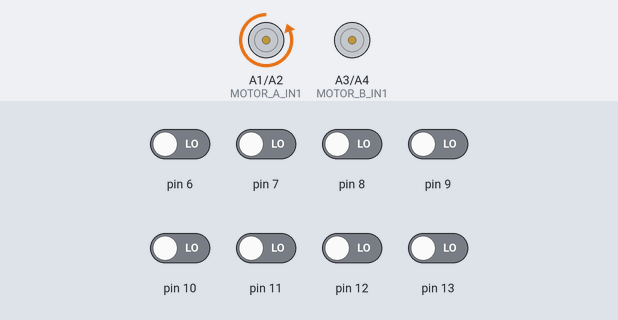
Bench run of a sketch on a simulated Arduino Uno, built with avr-gcc and run on an emulated ATmega328P. On the bench: motor-driver pin pairs drawn as motors (green arrow = first pin HIGH = forward, orange = second pin HIGH = backward, longer = more drive). The test bench sets the inputs (shaded band); at power-on: pin 6–13 LOW. Random numbers use the default seed unless the sketch sets one.

Above: at 12.4 s.
12.5 s: pin 7 driven HIGH
At 13.5 s:
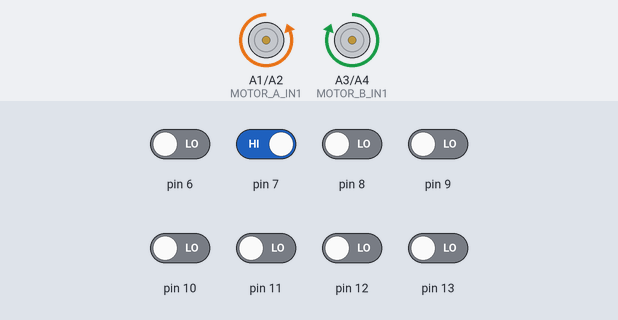
14.0 s: pin 9 driven HIGH
At 14.7 s:
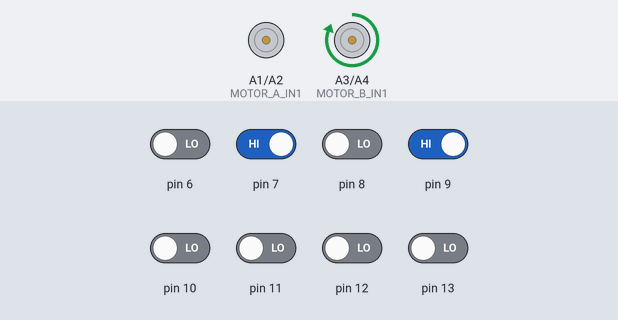
15.5 s: pin 9 driven LOW
At 15.9 s:
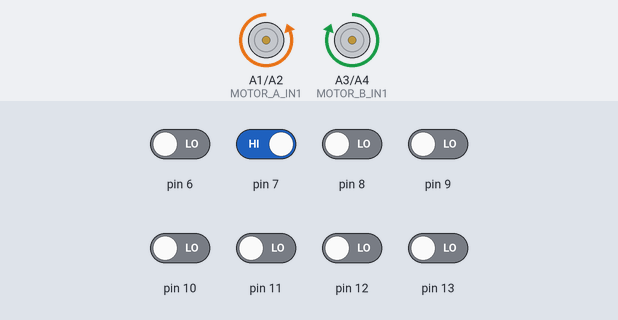
17.0 s: pin 7 driven LOW
At 18.2 s:
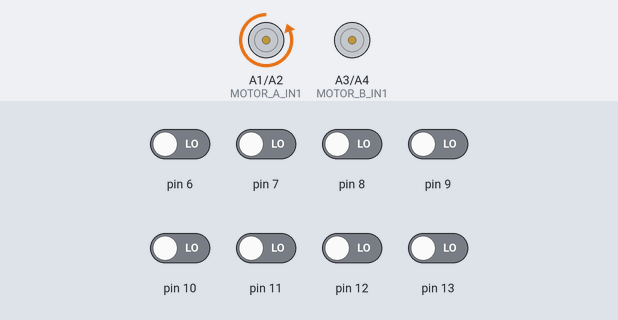
Timing chart, 0 to 19.5 s (numbered marks = the images above; inputs shaded):
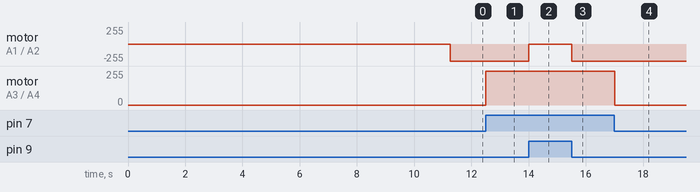

Measured:
- after the input at 12.5 s, motor on A3 (MOTOR_B_IN1) / A4 (MOTOR_B_IN2): stopped → forward 255/255 at once
- after the input at 14.0 s, motor on A1 (MOTOR_A_IN1) / A2 (MOTOR_A_IN2): backward 255/255 → stopped at once
- after the input at 15.5 s, motor on A1 (MOTOR_A_IN1) / A2 (MOTOR_A_IN2): stopped → backward 255/255 at once
- after the input at 17.0 s, motor on A3 (MOTOR_B_IN1) / A4 (MOTOR_B_IN2): forward 255/255 → stopped at once

The sketch:

test_linefollower.ino
```cpp
#include <QTRSensors.h>


// definiowanie pinow
 const int MOTOR_A_IN1 = A1;  // Prawy silnik
 const int MOTOR_A_IN2 = A2;  // Prawy silnik
 const int MOTOR_B_IN1 = A3; // Lewy silnik
 const int MOTOR_B_IN2 = A4;  // Lewy silnik


QTRSensors qtr;
const uint8_t SensorCount = 8;
uint16_t sensorValues[SensorCount];
int clickCount = 0;           // Licznik kliknięć
unsigned long startTime = 0;  // Czas startu odliczania
bool lastButtonState = HIGH;  // Poprzedni stan przycisku


 void setup()
{
 Serial.begin(9600);
  pinMode(MOTOR_A_IN1, OUTPUT);
  pinMode(MOTOR_A_IN2, OUTPUT);
  pinMode(MOTOR_B_IN1, OUTPUT);
  pinMode(MOTOR_B_IN2, OUTPUT);


// configure the sensors
  qtr.setTypeRC();
  qtr.setSensorPins((const uint8_t[]){6, 7, 8, 9, 10, 11, 12, 13}, 8);
  qtr.setEmitterPin(2);


   int i;
  for (i = 0; i < 250; i++)  // make the calibration take about 5 seconds
  {
    qtr.calibrate();
    delay(20);
  }
  }


// ZATRZYMANIE ROBOTA
void stopMotors() {

  analogWrite(MOTOR_A_IN1, 0);
  analogWrite(MOTOR_A_IN2, 0);
  analogWrite(MOTOR_B_IN1, 0);
  analogWrite(MOTOR_B_IN2, 0);
}

// LEWY SILNIK
void leftMotor(int speed, bool forward) {
  if (forward) {
    analogWrite(A3, speed); //Silnik A - obroty w lewo
    analogWrite(A4, 0);
  } else {
    analogWrite(A3, 0); //Silnik A - obroty w prawo
    analogWrite(A4, speed);
  }
}

// PRAWY SILNIK
void rightMotor(int speed, bool forward) {
  if (forward) {
    analogWrite(A1, 0); //Silnik B - obroty w lewo
    analogWrite(A2, speed);
  } else {
    analogWrite(A1, speed); //Silnik B - obroty w prawo
    analogWrite(A2, 0);
  }
}

//TRYB LINE FOLLOWER
void lineFollower()
{
   uint16_t position = qtr.readLineBlack(sensorValues);
   int error = position - 1000;
  // Sterowanie silnikami w zależności od pozycji linii
  int baseSpeed = 150;   // Podstawowa prędkość silników
  int turnSpeed = 50;    // Korekta prędkości dla zakrętów

  if (error < -500) {
    // Skręć w lewo
    leftMotor(baseSpeed - turnSpeed, true);
    rightMotor(baseSpeed + turnSpeed, true);
  } else if (error > 500) {
    // Skręć w prawo
    leftMotor(baseSpeed + turnSpeed, true);
    rightMotor(baseSpeed - turnSpeed, true);
  } else {
    // Jedź prosto
    leftMotor(baseSpeed, true);
    rightMotor(baseSpeed, true);
  }

}
// Krótki ruch
void demoMode()
{
  Serial.println("Tryb DEMO - ruch losowy");
  leftMotor(random(100, 150), true);
  rightMotor(random(100, 150), true);
  delay(500);
  leftMotor(0, true);
  rightMotor(0, true);
  delay(200);
}

void loop()
{
  lineFollower();
}
//////////////////////////////////////////////
//     .-""""-.        .-""""-.         //////
//    /        \      /        \        //////
//   /_        _\    /_        _\       //////
//  // \      / \\  // \      / \\      //////
//  |\__\    /__/|  |\__\    /__/|      //////
//   \    ||    /    \    ||    /       //////
//    \        /      \        /        //////
//     \  __  /        \  __  /         //////
//      '.__.'          '.__.'          //////
//       |  |            |  |           //////
///      |  |            |  |           //////
//////////////////////////////////////////////
```
